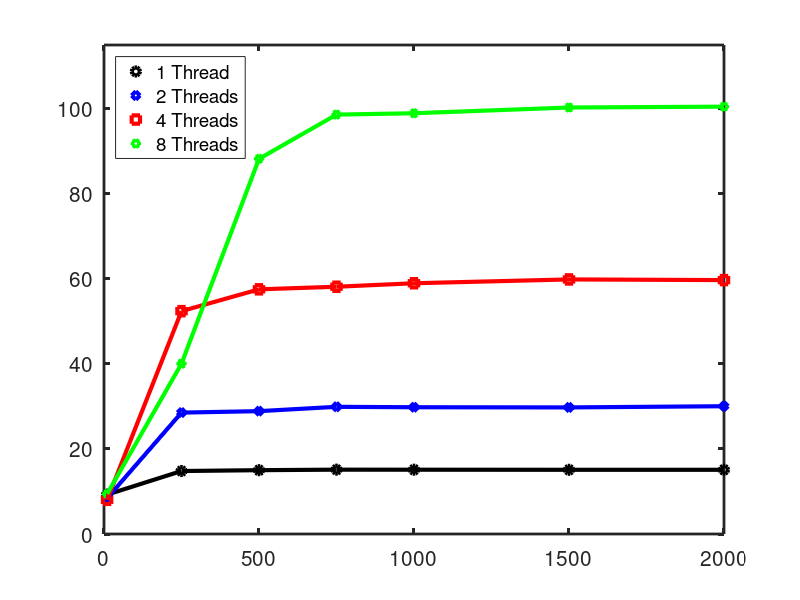

MATLAB code to generate this figure:
Trials = [10,250,500,750,1000,1500,2000];

NumT1 = [9.26,14.81,15.01,15.13,15.12,15.10,15.10];
NumT2 = [8.42,28.55,28.89,29.91,29.81,29.77,30.05];
NumT4 = [8.04,52.41,57.54,58.15,58.97,59.87,59.71];
NumT8 = [9.43,40.05,88.23,98.63,98.95,100.3,100.5];
figure(1)
clf
plot(Trials,NumT1,'o','LineWidth',3,'color','k')
hold on
plot(Trials,NumT2,'d','LineWidth',3,'color','b')
plot(Trials,NumT4,'s','LineWidth',3,'color','r')
plot(Trials,NumT8,'h','LineWidth',3,'color','g')
set(gca,'FontSize',15)
set(gca,'linewidth',2)

plot(Trials,NumT1,'LineWidth',3,'color','k')
plot(Trials,NumT2,'LineWidth',3,'color','b')
plot(Trials,NumT4,'LineWidth',3,'color','r')
plot(Trials,NumT8,'LineWidth',3,'color','g')

leftaxis = 0;
rightaxis = 2000;
upaxis = 115;
downaxis = 0;

axis([leftaxis rightaxis downaxis upaxis])
legend('1 Thread','2 Threads','4 Threads','8 Threads')
legend('Location','northwest')